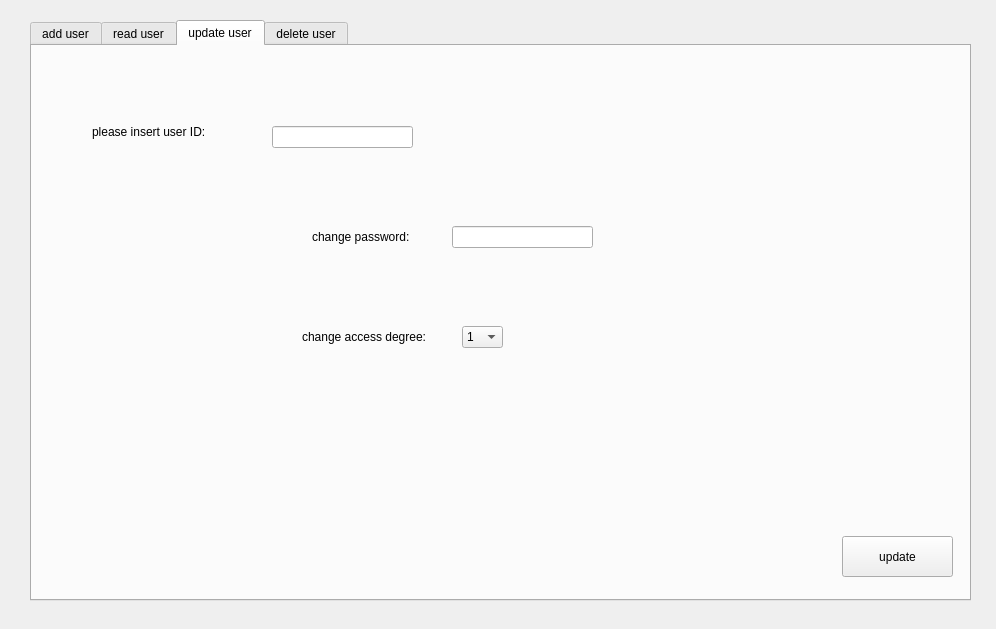
<?xml version="1.0" encoding="UTF-8"?>
<ui version="4.0">
 <class>user_configuration</class>
 <widget class="QDialog" name="user_configuration">
  <property name="geometry">
   <rect>
    <x>0</x>
    <y>0</y>
    <width>996</width>
    <height>629</height>
   </rect>
  </property>
  <property name="windowTitle">
   <string>Dialog</string>
  </property>
  <widget class="QTabWidget" name="mange_users">
   <property name="geometry">
    <rect>
     <x>30</x>
     <y>20</y>
     <width>941</width>
     <height>581</height>
    </rect>
   </property>
   <property name="currentIndex">
    <number>2</number>
   </property>
   <widget class="QWidget" name="add_user">
    <property name="cursor">
     <cursorShape>ArrowCursor</cursorShape>
    </property>
    <attribute name="title">
     <string>add user</string>
    </attribute>
    <widget class="QLabel" name="ID_1">
     <property name="geometry">
      <rect>
       <x>290</x>
       <y>160</y>
       <width>61</width>
       <height>31</height>
      </rect>
     </property>
     <property name="text">
      <string>ID</string>
     </property>
    </widget>
    <widget class="QLabel" name="degree_1">
     <property name="geometry">
      <rect>
       <x>290</x>
       <y>350</y>
       <width>71</width>
       <height>21</height>
      </rect>
     </property>
     <property name="text">
      <string>degree</string>
     </property>
    </widget>
    <widget class="QLineEdit" name="lineEdit_ID_1">
     <property name="geometry">
      <rect>
       <x>470</x>
       <y>170</y>
       <width>121</width>
       <height>22</height>
      </rect>
     </property>
    </widget>
    <widget class="QLabel" name="password_1">
     <property name="geometry">
      <rect>
       <x>290</x>
       <y>250</y>
       <width>81</width>
       <height>31</height>
      </rect>
     </property>
     <property name="text">
      <string>password</string>
     </property>
    </widget>
    <widget class="QLineEdit" name="lineEdit_password_1">
     <property name="geometry">
      <rect>
       <x>470</x>
       <y>260</y>
       <width>121</width>
       <height>22</height>
      </rect>
     </property>
    </widget>
    <widget class="QPushButton" name="create_1">
     <property name="geometry">
      <rect>
       <x>810</x>
       <y>490</y>
       <width>111</width>
       <height>41</height>
      </rect>
     </property>
     <property name="cursor">
      <cursorShape>ArrowCursor</cursorShape>
     </property>
     <property name="text">
      <string>create</string>
     </property>
    </widget>
    <widget class="QComboBox" name="comboBox_degree_1">
     <property name="geometry">
      <rect>
       <x>470</x>
       <y>350</y>
       <width>41</width>
       <height>22</height>
      </rect>
     </property>
     <item>
      <property name="text">
       <string>1</string>
      </property>
     </item>
     <item>
      <property name="text">
       <string>2</string>
      </property>
     </item>
    </widget>
   </widget>
   <widget class="QWidget" name="read_user">
    <attribute name="title">
     <string>read user</string>
    </attribute>
    <widget class="QTableView" name="user_table_3">
     <property name="geometry">
      <rect>
       <x>10</x>
       <y>10</y>
       <width>931</width>
       <height>551</height>
      </rect>
     </property>
    </widget>
   </widget>
   <widget class="QWidget" name="update_user">
    <attribute name="title">
     <string>update user</string>
    </attribute>
    <widget class="QLabel" name="insert_ID_3">
     <property name="geometry">
      <rect>
       <x>60</x>
       <y>70</y>
       <width>161</width>
       <height>31</height>
      </rect>
     </property>
     <property name="text">
      <string>please insert user ID:</string>
     </property>
    </widget>
    <widget class="QLabel" name="change_degree_3">
     <property name="geometry">
      <rect>
       <x>270</x>
       <y>280</y>
       <width>141</width>
       <height>21</height>
      </rect>
     </property>
     <property name="text">
      <string>change access degree:</string>
     </property>
    </widget>
    <widget class="QLabel" name="change_pasword_3">
     <property name="geometry">
      <rect>
       <x>280</x>
       <y>170</y>
       <width>121</width>
       <height>41</height>
      </rect>
     </property>
     <property name="text">
      <string>change password:</string>
     </property>
    </widget>
    <widget class="QLineEdit" name="lineEdit_insert_ID_3">
     <property name="geometry">
      <rect>
       <x>240</x>
       <y>80</y>
       <width>141</width>
       <height>22</height>
      </rect>
     </property>
    </widget>
    <widget class="QComboBox" name="comboBox_degree_3">
     <property name="geometry">
      <rect>
       <x>430</x>
       <y>280</y>
       <width>41</width>
       <height>22</height>
      </rect>
     </property>
     <item>
      <property name="text">
       <string>1</string>
      </property>
     </item>
     <item>
      <property name="text">
       <string>2</string>
      </property>
     </item>
    </widget>
    <widget class="QLineEdit" name="lineEdit_change_password_3">
     <property name="geometry">
      <rect>
       <x>420</x>
       <y>180</y>
       <width>141</width>
       <height>22</height>
      </rect>
     </property>
    </widget>
    <widget class="QPushButton" name="update_3">
     <property name="geometry">
      <rect>
       <x>810</x>
       <y>490</y>
       <width>111</width>
       <height>41</height>
      </rect>
     </property>
     <property name="text">
      <string>update</string>
     </property>
    </widget>
   </widget>
   <widget class="QWidget" name="delete_user">
    <attribute name="title">
     <string>delete user</string>
    </attribute>
    <widget class="QLabel" name="please_ID_4">
     <property name="geometry">
      <rect>
       <x>60</x>
       <y>60</y>
       <width>331</width>
       <height>21</height>
      </rect>
     </property>
     <property name="text">
      <string>please put hte ID of the user you want to delete:</string>
     </property>
    </widget>
    <widget class="QLineEdit" name="lineEdit_ID_4">
     <property name="geometry">
      <rect>
       <x>400</x>
       <y>170</y>
       <width>131</width>
       <height>22</height>
      </rect>
     </property>
    </widget>
    <widget class="QLabel" name="ID_4">
     <property name="geometry">
      <rect>
       <x>270</x>
       <y>170</y>
       <width>56</width>
       <height>16</height>
      </rect>
     </property>
     <property name="text">
      <string>ID:</string>
     </property>
    </widget>
    <widget class="QPushButton" name="delete_4">
     <property name="geometry">
      <rect>
       <x>740</x>
       <y>330</y>
       <width>121</width>
       <height>41</height>
      </rect>
     </property>
     <property name="text">
      <string>delete</string>
     </property>
    </widget>
   </widget>
  </widget>
 </widget>
 <resources/>
 <connections/>
</ui>
